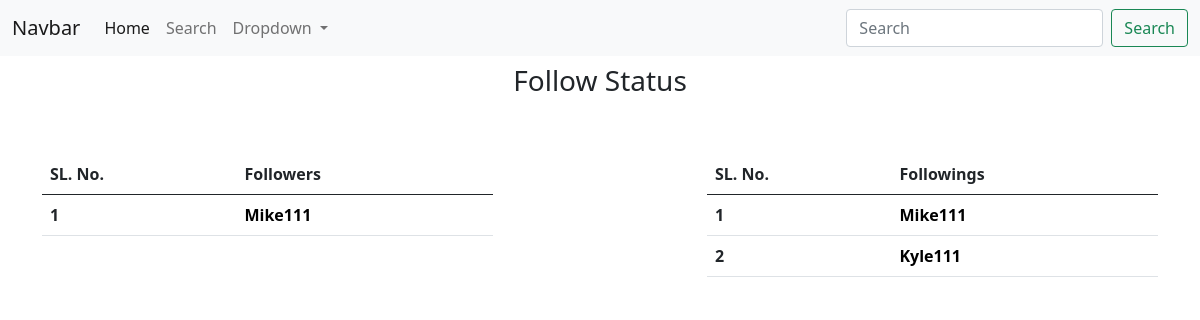
The page /user-follow/1/ (signed in) on the database its author committed.
### mainapp/models.py (models this page shows)
class Follow(models.Model):
    follower = models.ForeignKey(User, on_delete=models.CASCADE, related_name = 'follower')
    following = models.ForeignKey(User, on_delete=models.CASCADE, related_name = 'following')
    created = models.DateTimeField(auto_now_add=True)
    class Meta:
        ordering = ['-created']

### mainapp/views.py (the view)
# urls.py: path('user-follow/<int:pk>/', views.UserFollowView.as_view(), name='user-follow'),
class UserFollowView(LoginRequiredMixin, TemplateView):
    template_name = 'mainapp/user-follow.html'
    def get_context_data(self, *args, **kwargs):
        context = super().get_context_data(*args, **kwargs)
        context['followings'] = Follow.objects.filter(follower = kwargs['pk']) # I am following others
        context['followers'] = Follow.objects.filter(following = kwargs['pk']) # Others are following me
        return context
    def get(self, *args, **kwargs):
        all_usr = []
        for usr in User.objects.all():
            all_usr.append(usr.id)
        if kwargs['pk'] not in all_usr:
            return HttpResponseRedirect(f'/user-follow/{self.request.user.id}/')
        return super().get(*args, **kwargs)

### mainapp/templates/mainapp/user-follow.html (shortened to what this page needs)
{% extends 'mainapp/main.html' %}
{% block content %}
    <div class="row justify-content-center">
        <h3 class="text-center mt-3">Follow Status</h3>
        <div class="col-sm-5 my-5">
            <table class="table table-hover">
                <thead>
                  <tr>
                    <th scope="col">SL. No.</th>
                    <th scope="col">Followers</th>
                  </tr>
                </thead>
                <tbody>
                    {% for follow in followers %}
                        <tr>
                            <th scope="row">{{forloop.counter}}</th>
                            <td>
                                <a href="{% url 'user-profile' follow.follower.id %}" style="text-decoration: none; color: black;">
                                    <strong>{{follow.follower}}</strong>
                                </a>
                            </td>
                        </tr>
                    {% empty %}
                        <h3 class="alert alert-warning">No Followers</h3>
                    {% endfor %}
                </tbody>
              </table>
        </div>
        <div class="col-sm-5 offset-2 my-5">
            <table class="table table-hover">
                <thead>
                  <tr>
                    <th scope="col">SL. No.</th>
                    <th scope="col">Followings</th>
                  </tr>
                </thead>
                <tbody>
                    {% for follow in followings %}
                        <tr>
                            <th scope="row">{{forloop.counter}}</th>
                            <td>
                                <a href="{% url 'user-profile' follow.following.id %}" style="text-decoration: none; color: black;">
                                    <strong>{{follow.following}}</strong>
                                </a>
                            </td>
                        </tr>
                    {% empty %}
                        <h3 class="alert alert-warning">No Followings</h3>
                    {% endfor %}
                </tbody>
              </table>
        </div>
    </div>
{% endblock content %}

### rows shown on the page
Follow: follower "Mike111"
Follow: following "Mike111"
Follow: following "Kyle111"
